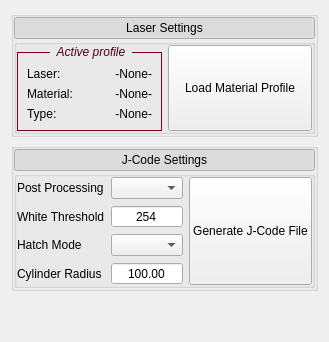
      <widget class="QWidget" name="hatch_automate_tab">
       <attribute name="title">
        <string>Automated Hatching</string>
       </attribute>
       <layout class="QVBoxLayout" name="verticalLayout_17">
        <item>
         <widget class="QGroupBox" name="laser_settings_frame">
          <property name="styleSheet">
           <string notr="true"/>
          </property>
          <property name="title">
           <string/>
          </property>
          <property name="styleClass" stdset="0">
           <string>outsideFrame</string>
          </property>
          <layout class="QVBoxLayout" name="verticalLayout_15">
           <property name="spacing">
            <number>0</number>
           </property>
           <property name="leftMargin">
            <number>0</number>
           </property>
           <property name="topMargin">
            <number>0</number>
           </property>
           <property name="rightMargin">
            <number>0</number>
           </property>
           <property name="bottomMargin">
            <number>0</number>
           </property>
           <item>
            <widget class="QPushButton" name="pushButton_8">
             <property name="styleSheet">
              <string notr="true"/>
             </property>
             <property name="text">
              <string>Laser Settings</string>
             </property>
             <property name="checkable">
              <bool>true</bool>
             </property>
             <property name="checked">
              <bool>true</bool>
             </property>
             <property name="styleClass" stdset="0">
              <string>MenuButton</string>
             </property>
            </widget>
           </item>
           <item>
            <widget class="QGroupBox" name="inside_laser_settings_frame">
             <property name="styleSheet">
              <string notr="true"/>
             </property>
             <property name="title">
              <string/>
             </property>
             <property name="styleClass" stdset="0">
              <string>insideFrame</string>
             </property>
             <layout class="QGridLayout" name="gridLayout_12">
              <property name="leftMargin">
               <number>0</number>
              </property>
              <property name="topMargin">
               <number>0</number>
              </property>
              <property name="rightMargin">
               <number>0</number>
              </property>
              <property name="bottomMargin">
               <number>0</number>
              </property>
              <item row="0" column="0">
               <widget class="QGroupBox" name="groupBox_3">
                <property name="styleSheet">
                 <string notr="true">QGroupBox{
color:  rgb(80, 0, 19);  /* Text color */
font-weight: normal;  /* Bold text */
font-style: italic;
border: 1px solid rgb(122, 0, 28);
margin-top: 7px;
padding-top:5px
}
QGroupBox::title {
    /* Tells Qt to position the title in the margin area we created above */
    subcontrol-origin: margin;
	subcontrol-position: top center; 
	padding: 0px 5px;
}</string>
                </property>
                <property name="title">
                 <string>Active profile</string>
                </property>
                <layout class="QGridLayout" name="gridLayout_18">
                 <item row="1" column="0">
                  <widget class="QLabel" name="label_6">
                   <property name="text">
                    <string>Material:</string>
                   </property>
                  </widget>
                 </item>
                 <item row="0" column="0">
                  <widget class="QLabel" name="label_5">
                   <property name="text">
                    <string>Laser:</string>
                   </property>
                  </widget>
                 </item>
                 <item row="2" column="0">
                  <widget class="QLabel" name="label_7">
                   <property name="text">
                    <string>Type:</string>
                   </property>
                  </widget>
                 </item>
                 <item row="1" column="1">
                  <widget class="QLabel" name="selected_material_label">
                   <property name="text">
                    <string>-None-</string>
                   </property>
                   <property name="alignment">
                    <set>Qt::AlignRight|Qt::AlignTrailing|Qt::AlignVCenter</set>
                   </property>
                  </widget>
                 </item>
                 <item row="0" column="1">
                  <widget class="QLabel" name="selected_laser_label">
                   <property name="text">
                    <string>-None-</string>
                   </property>
                   <property name="alignment">
                    <set>Qt::AlignRight|Qt::AlignTrailing|Qt::AlignVCenter</set>
                   </property>
                  </widget>
                 </item>
                 <item row="2" column="1">
                  <widget class="QLabel" name="selected_material_type_label">
                   <property name="text">
                    <string>-None-</string>
                   </property>
                   <property name="alignment">
                    <set>Qt::AlignRight|Qt::AlignTrailing|Qt::AlignVCenter</set>
                   </property>
                  </widget>
                 </item>
                </layout>
               </widget>
              </item>
              <item row="0" column="1">
               <widget class="QPushButton" name="load_material_profile_button">
                <property name="sizePolicy">
                 <sizepolicy hsizetype="Minimum" vsizetype="Preferred">
                  <horstretch>0</horstretch>
                  <verstretch>0</verstretch>
                 </sizepolicy>
                </property>
                <property name="text">
                 <string>Load Material Profile</string>
                </property>
               </widget>
              </item>
             </layout>
            </widget>
           </item>
          </layout>
         </widget>
        </item>
        <item>
         <widget class="QGroupBox" name="jcode_settings_frame">
          <property name="styleSheet">
           <string notr="true"/>
          </property>
          <property name="title">
           <string/>
          </property>
          <property name="styleClass" stdset="0">
           <string>outsideFrame</string>
          </property>
          <layout class="QVBoxLayout" name="verticalLayout_16">
           <property name="spacing">
            <number>0</number>
           </property>
           <property name="leftMargin">
            <number>0</number>
           </property>
           <property name="topMargin">
            <number>0</number>
           </property>
           <property name="rightMargin">
            <number>0</number>
           </property>
           <property name="bottomMargin">
            <number>0</number>
           </property>
           <item>
            <widget class="QPushButton" name="pushButton_9">
             <property name="styleSheet">
              <string notr="true"/>
             </property>
             <property name="text">
              <string>J-Code Settings</string>
             </property>
             <property name="checkable">
              <bool>true</bool>
             </property>
             <property name="checked">
              <bool>true</bool>
             </property>
             <property name="styleClass" stdset="0">
              <string>MenuButton</string>
             </property>
            </widget>
           </item>
           <item>
            <widget class="QGroupBox" name="inside_jcode_settings_frame">
             <property name="styleSheet">
              <string notr="true"/>
             </property>
             <property name="title">
              <string/>
             </property>
             <property name="styleClass" stdset="0">
              <string>insideFrame</string>
             </property>
             <layout class="QGridLayout" name="gridLayout_17">
              <property name="leftMargin">
               <number>0</number>
              </property>
              <property name="topMargin">
               <number>0</number>
              </property>
              <property name="rightMargin">
               <number>0</number>
              </property>
              <property name="bottomMargin">
               <number>0</number>
              </property>
              <item row="1" column="1">
               <widget class="QSpinBox" name="automatic_white_threshold_spinBox">
                <property name="alignment">
                 <set>Qt::AlignCenter</set>
                </property>
                <property name="buttonSymbols">
                 <enum>QAbstractSpinBox::NoButtons</enum>
                </property>
                <property name="maximum">
                 <number>255</number>
                </property>
                <property name="value">
                 <number>254</number>
                </property>
               </widget>
              </item>
              <item row="1" column="0">
               <widget class="QLabel" name="label_9">
                <property name="text">
                 <string>White Threshold</string>
                </property>
               </widget>
              </item>
              <item row="0" column="0">
               <widget class="QLabel" name="label_8">
                <property name="text">
                 <string>Post Processing</string>
                </property>
               </widget>
              </item>
              <item row="2" column="0">
               <widget class="QLabel" name="label_10">
                <property name="text">
                 <string>Hatch Mode</string>
                </property>
               </widget>
              </item>
              <item row="3" column="0">
               <widget class="QLabel" name="label_11">
                <property name="text">
                 <string>Cylinder Radius</string>
                </property>
               </widget>
              </item>
              <item row="3" column="1">
               <widget class="QDoubleSpinBox" name="automatic_cyl_rad_spinBox">
                <property name="alignment">
                 <set>Qt::AlignCenter</set>
                </property>
                <property name="buttonSymbols">
                 <enum>QAbstractSpinBox::NoButtons</enum>
                </property>
                <property name="minimum">
                 <double>1.000000000000000</double>
                </property>
                <property name="maximum">
                 <double>1000.000000000000000</double>
                </property>
                <property name="value">
                 <double>100.000000000000000</double>
                </property>
               </widget>
              </item>
              <item row="2" column="1">
               <widget class="QComboBox" name="automatic_hatch_mode_comboBox"/>
              </item>
              <item row="0" column="1">
               <widget class="QComboBox" name="automatic_post_processing_comboBox"/>
              </item>
              <item row="0" column="2" rowspan="4">
               <widget class="QPushButton" name="automatic_gcode_file_button">
                <property name="sizePolicy">
                 <sizepolicy hsizetype="Minimum" vsizetype="Preferred">
                  <horstretch>0</horstretch>
                  <verstretch>0</verstretch>
                 </sizepolicy>
                </property>
                <property name="text">
                 <string>Generate J-Code File</string>
                </property>
               </widget>
              </item>
             </layout>
            </widget>
           </item>
          </layout>
         </widget>
        </item>
        <item>
         <spacer name="verticalSpacer_5">
          <property name="orientation">
           <enum>Qt::Vertical</enum>
          </property>
          <property name="sizeHint" stdset="0">
           <size>
            <width>20</width>
            <height>40</height>
           </size>
          </property>
         </spacer>
        </item>
       </layout>
      </widget>
